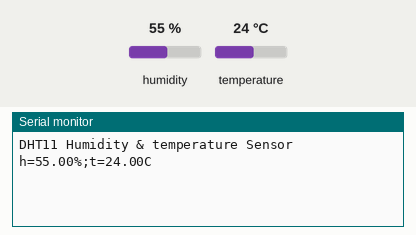
Recording of a sketch running on a simulated Arduino Uno, built with avr-gcc and run on an emulated ATmega328P. Parts: the last lines printed to the serial monitor. Wiring (inferred from the names in the program): DHT11 sensor: data pin 2. The inputs (shaded band) are chosen by the test bench; at power-on: humidity 55 %, temperature 24 °C.

Above: at 2.7 s.
2.8 s: humidity set to 22 %
At 7.8 s:
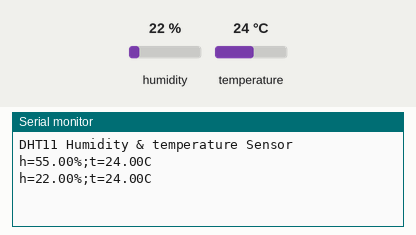
8.8 s: temperature set to 12 °C
At 12.5 s:
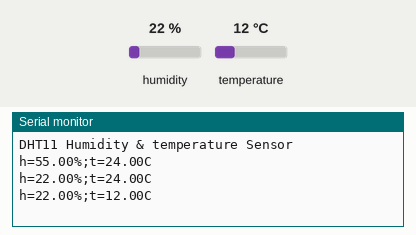
14.8 s: humidity set to 40 %
At 17.2 s:
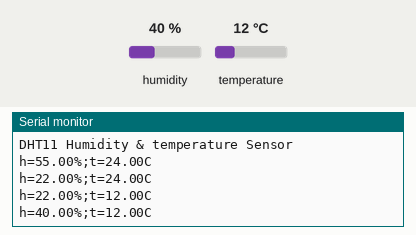
Timing chart, 0 to 18.7 s (numbered marks = the images above; inputs shaded):
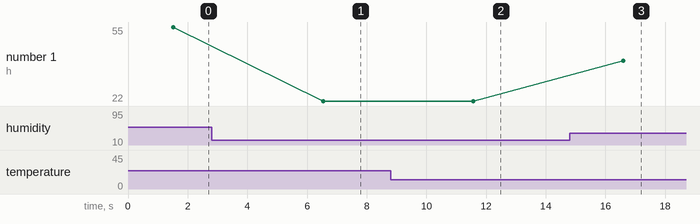

Measured:
- after the input at 2.8 s, the serial monitor: prints a new line after 3.7 s (image 1)
- after the input at 8.8 s, the serial monitor: prints a new line after 2.8 s (image 2)
- after the input at 14.8 s, the serial monitor: prints a new line after 1.8 s (image 3)
- plotted number 1: 55 → 22 after the input at 2.8 s, 22 → 40 after the input at 14.8 s

The sketch:

Arduino-DHT11.ino
```cpp
#include "dht.h"
#define dht_pin 2 // Pin sensor is connected to

dht DHT;

void setup(){

  Serial.begin(9600);
  delay(500);//Delay to let system boot
  Serial.println("DHT11 Humidity & temperature Sensor\n\n");
  delay(1000);//Wait before accessing Sensor

}//end "setup()"

void loop(){
  //Start of Program

    DHT.read11(dht_pin);

    Serial.print("h=");
    Serial.print(DHT.humidity);
    Serial.print("%;");
    Serial.print("t=");
    Serial.print(DHT.temperature);
    Serial.println("C");

    delay(5000);//Wait 5 seconds before accessing sensor again.

  //Fastest should be once every two seconds.

}// end loop()
```
